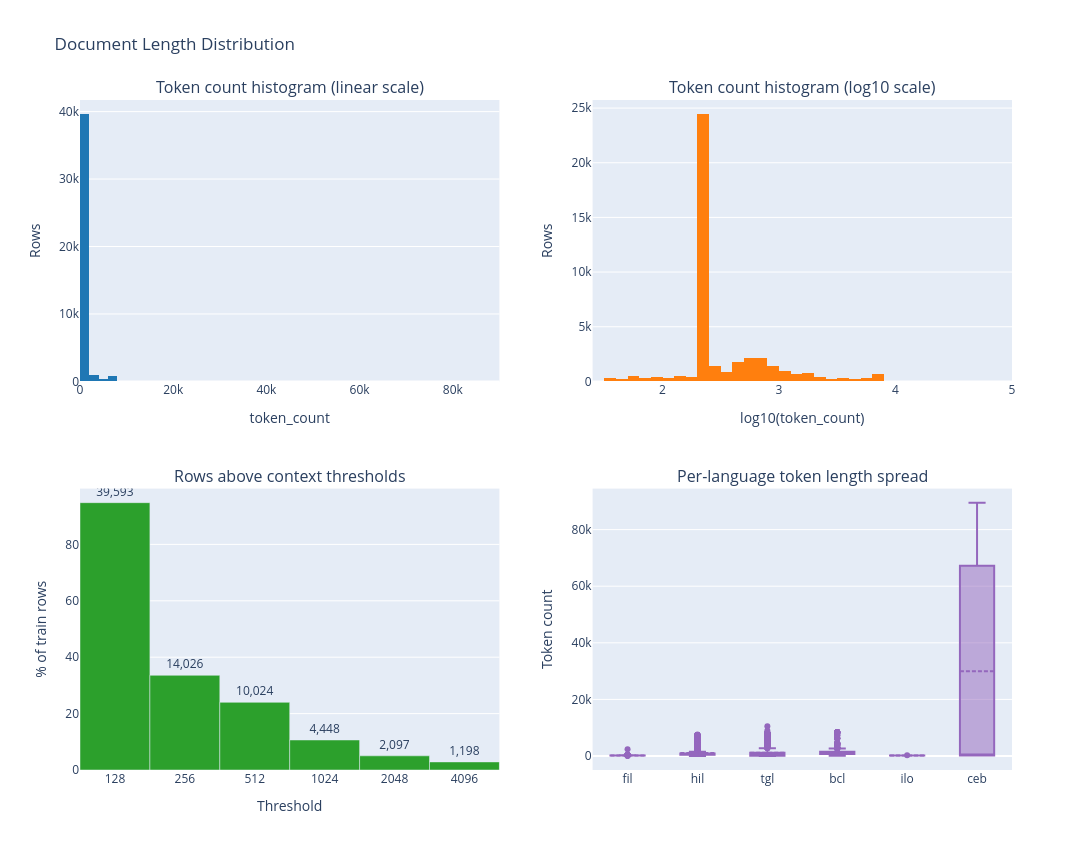

The cell this chart's notebook holds for it:
### Markdown cell above
## 2. Sequence Length Pressure

For Llama 3.1B fine-tuning, length distribution matters because it determines packing efficiency, truncation risk, and how aggressively you need to chunk or window documents.

### Code cell
length_thresholds = [128, 256, 512, 1024, 2048, 4096]
threshold_labels = [str(x) for x in length_thresholds]
threshold_counts = [sum(1 for value in train_token_counts if value > threshold) for threshold in length_thresholds]
threshold_share = [pct(count, analysis["train_rows"]) for count in threshold_counts]

box_y = []
box_x = []
for language in languages:
    sample = [row["token_count"] for row in train_rows if row["language"] == language]
    if len(sample) > 2500:
        sample = list(np.random.default_rng(42).choice(sample, size=2500, replace=False))
    box_y.extend(sample)
    box_x.extend([language] * len(sample))

fig = make_subplots(
    rows=2,
    cols=2,
    subplot_titles=(
        "Token count histogram (linear scale)",
        "Token count histogram (log10 scale)",
        "Rows above context thresholds",
        "Per-language token length spread",
    ),
    specs=[[{"type": "histogram"}, {"type": "histogram"}], [{"type": "bar"}, {"type": "box"}]],
    vertical_spacing=0.16,
)

fig.add_trace(go.Histogram(x=train_token_counts, nbinsx=60, marker_color="#1f77b4", name="token_count"), row=1, col=1)
fig.add_trace(
    go.Histogram(
        x=[math.log10(value) for value in train_token_counts],
        nbinsx=60,
        marker_color="#ff7f0e",
        name="log10(token_count)",
    ),
    row=1,
    col=2,
)
fig.add_trace(
    go.Bar(
        x=threshold_labels,
        y=threshold_share,
        text=[f"{count:,}" for count in threshold_counts],
        textposition="outside",
        marker_color="#2ca02c",
        name="Rows above threshold (%)",
    ),
    row=2,
    col=1,
)
fig.add_trace(go.Box(x=box_x, y=box_y, marker_color="#9467bd", name="language spread", boxmean=True), row=2, col=2)

fig.update_yaxes(title_text="Rows", row=1, col=1)
fig.update_yaxes(title_text="Rows", row=1, col=2)
fig.update_yaxes(title_text="% of train rows", row=2, col=1)
fig.update_yaxes(title_text="Token count", row=2, col=2)
fig.update_xaxes(title_text="token_count", row=1, col=1)
fig.update_xaxes(title_text="log10(token_count)", row=1, col=2)
fig.update_xaxes(title_text="Threshold", row=2, col=1)
fig.update_layout(title="Document Length Distribution", height=850, width=1100, showlegend=False)
fig

### Figure 1 — Plotly figure (JSON) as saved in the notebook; plotly's stock layout.template omitted (floating-point values rounded to 4 significant figures; data arrays with more than 128 entries replaced by an {"elided": "..."} marker saying what was removed)
{"data": [{"marker": {"color": "#1f77b4"}, "name": "token_count", "nbinsx": 60, "type": "histogram", "x": {"elided": "41767 int values"}, "xaxis": "x", "yaxis": "y"}, {"marker": {"color": "#ff7f0e"}, "name": "log10(token_count)", "nbinsx": 60, "type": "histogram", "x": {"elided": "41767 float values"}, "xaxis": "x2", "yaxis": "y2"}, {"marker": {"color": "#2ca02c"}, "name": "Rows above threshold (%)", "text": ["39,593", "14,026", "10,024", "4,448", "2,097", "1,198"], "textposition": "outside", "type": "bar", "x": ["128", "256", "512", "1024", "2048", "4096"], "xaxis": "x3", "y": [94.79, 33.58, 24.0, 10.65, 5.021, 2.868], "yaxis": "y3"}, {"boxmean": true, "marker": {"color": "#9467bd"}, "name": "language spread", "type": "box", "x": {"elided": "8812 str values"}, "xaxis": "x4", "y": {"elided": "8812 int values"}, "yaxis": "y4"}], "layout": {"annotations": [{"font": {"size": 16}, "showarrow": false, "text": "Token count histogram (linear scale)", "x": 0.225, "xanchor": "center", "xref": "paper", "y": 1, "yanchor": "bottom", "yref": "paper"}, {"font": {"size": 16}, "showarrow": false, "text": "Token count histogram (log10 scale)", "x": 0.775, "xanchor": "center", "xref": "paper", "y": 1, "yanchor": "bottom", "yref": "paper"}, {"font": {"size": 16}, "showarrow": false, "text": "Rows above context thresholds", "x": 0.225, "xanchor": "center", "xref": "paper", "y": 0.42, "yanchor": "bottom", "yref": "paper"}, {"font": {"size": 16}, "showarrow": false, "text": "Per-language token length spread", "x": 0.775, "xanchor": "center", "xref": "paper", "y": 0.42, "yanchor": "bottom", "yref": "paper"}], "height": 850, "showlegend": false, "title": {"text": "Document Length Distribution"}, "width": 1100, "xaxis": {"anchor": "y", "domain": [0, 0.45], "title": {"text": "token_count"}}, "xaxis2": {"anchor": "y2", "domain": [0.55, 1], "title": {"text": "log10(token_count)"}}, "xaxis3": {"anchor": "y3", "domain": [0, 0.45], "title": {"text": "Threshold"}}, "xaxis4": {"anchor": "y4", "domain": [0.55, 1]}, "yaxis": {"anchor": "x", "domain": [0.58, 1], "title": {"text": "Rows"}}, "yaxis2": {"anchor": "x2", "domain": [0.58, 1], "title": {"text": "Rows"}}, "yaxis3": {"anchor": "x3", "domain": [0, 0.42], "title": {"text": "% of train rows"}}, "yaxis4": {"anchor": "x4", "domain": [0, 0.42], "title": {"text": "Token count"}}}}
